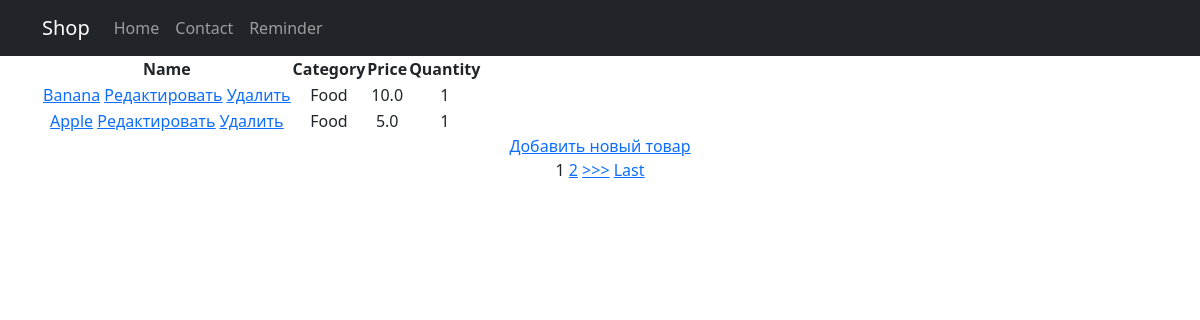
Before: /products/ with the older database file.
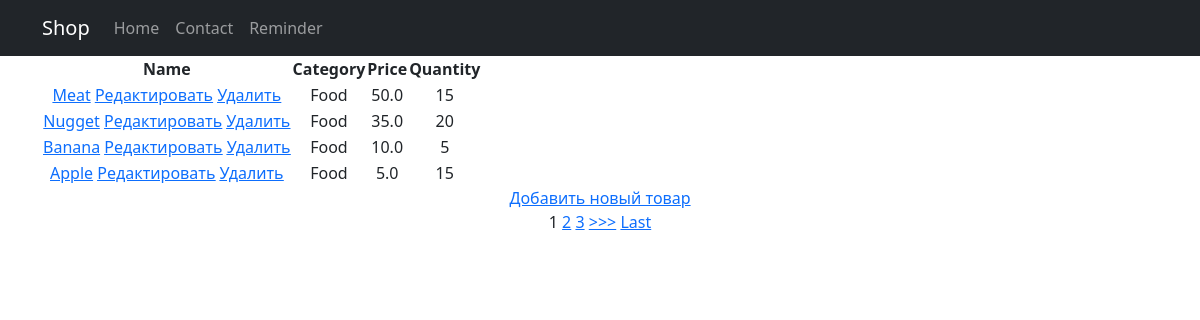
After: the same page with the newer database file.
### simpleApp/models.py (models this page shows, shortened)
class Product(models.Model):
    name = models.CharField( max_length=50, unique=True, )
    description = models.TextField()
    quantity = models.IntegerField(validators=[MinValueValidator(0)],)
    category = models.ForeignKey(to='Category', on_delete=models.CASCADE, related_name='products', )
    price = models.FloatField(validators=[MinValueValidator(0.0)], )

class Category(models.Model):
    name = models.CharField(max_length=100, unique=True)

### simpleApp/views.py (the view)
# urls.py: path('', Products.as_view()),  # т. к. сам по себе это класс, то нам надо представить этот класс в виде view. Для этого вызываем метод as_view
class Products(ListView):
    model = Product
    template_name = 'products.html'
    context_object_name = 'products'
    ordering = ['-price']
    paginate_by = 1  # поставим постраничный вывод в один элемент
    def get_context_data(self, **kwargs):  # забираем отфильтрованные объекты переопределяя метод get_context_data у наследуемого класса (привет, полиморфизм, мы скучали!!!)
        context = super().get_context_data(**kwargs)
        context['filter'] = ProductFilter(self.request.GET, queryset=self.get_queryset())
        return context

### templates/products.html (shortened to what this page needs)
{% extends 'flatpages/default.html' %}
{% block content %}
<table>
    <thead>
        <th>
            Name
        </th>
        <th>
            Category
        </th>
        <th>
            Price
        </th>
        <th>
            Quantity
        </th>
    </thead>
    {% for product in filter.qs %}
    <tr>
        <td>
            <a href="{% url 'productDetail' product.id %}">{{ product.name|title }}</a>
            <a href="{% url 'productUpdate' product.id %}"><u>Редактировать</u></a>
            <a href="{% url 'productDelete' product.id %}"><u> Удалить </u></a>
        </td>
        <td>
            {{ product.category.name|title }}
        </td>
        <td>
            {{ product.price }}
        </td>
        <td>
            {{ product.quantity }}
        </td>
    </tr>
    {% endfor %}
</table>
<a href="{% url 'productCreate' %}">Добавить новый товар</a> <br>
{% if is_paginated %}
    {% for num in page_obj.paginator.page_range %}
        {% if page_obj.number == num %}
            <a>{{ num }}</a>
        {% elif num > page_obj.number|add:'-3' and num < page_obj.number|add:'3' %}
            <a href="?page={{ num }}">{{ num }}</a>
        {% endif %}
    {% endfor %}
    {% if page_obj.has_next %}
        <a href="?page={{ page_obj.next_page_number }}">>>></a>
        <a href="?page={{ page_obj.paginator.num_pages }}">Last</a>
    {% endif %}
{% endif %}
{% endblock content %}

Changed rows visible on the page:
added Product: name "Meat", category.name "Food", price "50.0", quantity "15"
added Product: name "Nugget", category.name "Food", price "35.0", quantity "20"
changed Product "Banana": quantity "1" → "5"
changed Product "Apple": quantity "1" → "15"
Other visible differences:
new list line: "3"
